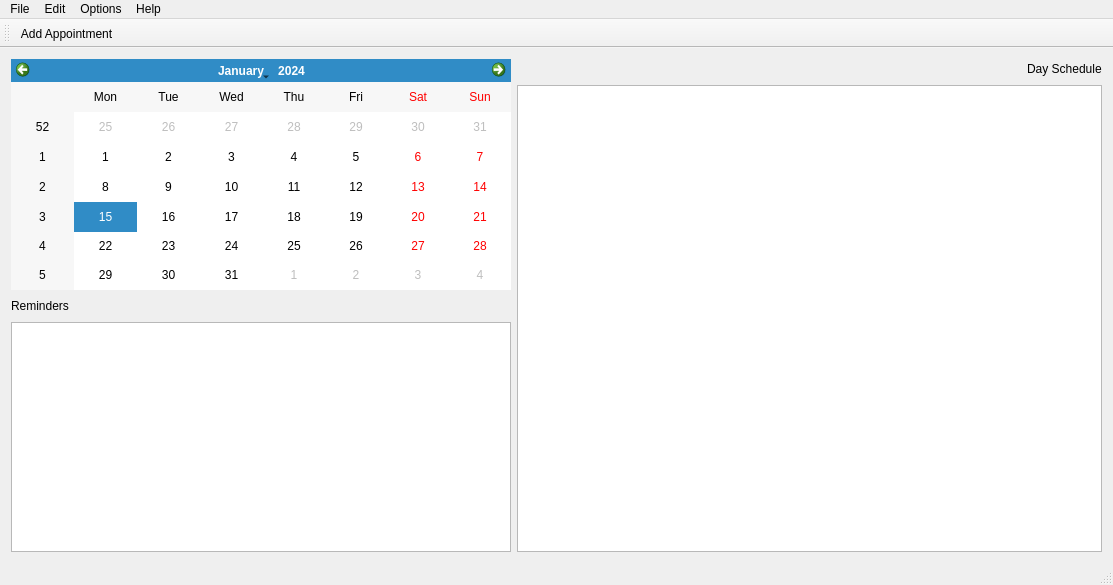
<?xml version="1.0" encoding="UTF-8"?>
<ui version="4.0">
 <class>MainWindow</class>
 <widget class="QMainWindow" name="MainWindow">
  <property name="geometry">
   <rect>
    <x>0</x>
    <y>0</y>
    <width>1113</width>
    <height>585</height>
   </rect>
  </property>
  <property name="windowTitle">
   <string>MainWindow</string>
  </property>
  <widget class="QWidget" name="centralWidget">
   <layout class="QFormLayout" name="formLayout">
    <item row="0" column="0">
     <layout class="QVBoxLayout" name="verticalLayout_2">
      <item>
       <widget class="QCalendarWidget" name="calendarWidget"/>
      </item>
      <item>
       <layout class="QHBoxLayout" name="horizontalLayout_2">
        <item>
         <widget class="QLabel" name="label_2">
          <property name="text">
           <string>Reminders</string>
          </property>
         </widget>
        </item>
        <item>
         <spacer name="horizontalSpacer_2">
          <property name="orientation">
           <enum>Qt::Horizontal</enum>
          </property>
          <property name="sizeHint" stdset="0">
           <size>
            <width>40</width>
            <height>20</height>
           </size>
          </property>
         </spacer>
        </item>
       </layout>
      </item>
      <item>
       <widget class="QTableView" name="tableViewReminders">
        <property name="minimumSize">
         <size>
          <width>500</width>
          <height>0</height>
         </size>
        </property>
        <property name="showGrid">
         <bool>false</bool>
        </property>
        <property name="gridStyle">
         <enum>Qt::NoPen</enum>
        </property>
        <property name="cornerButtonEnabled">
         <bool>false</bool>
        </property>
        <attribute name="horizontalHeaderVisible">
         <bool>false</bool>
        </attribute>
        <attribute name="horizontalHeaderHighlightSections">
         <bool>false</bool>
        </attribute>
        <attribute name="verticalHeaderVisible">
         <bool>false</bool>
        </attribute>
        <attribute name="verticalHeaderCascadingSectionResizes">
         <bool>false</bool>
        </attribute>
        <attribute name="verticalHeaderHighlightSections">
         <bool>false</bool>
        </attribute>
       </widget>
      </item>
     </layout>
    </item>
    <item row="0" column="1">
     <layout class="QVBoxLayout" name="verticalLayout">
      <item>
       <layout class="QHBoxLayout" name="horizontalLayout">
        <item>
         <spacer name="horizontalSpacer">
          <property name="orientation">
           <enum>Qt::Horizontal</enum>
          </property>
          <property name="sizeHint" stdset="0">
           <size>
            <width>40</width>
            <height>20</height>
           </size>
          </property>
         </spacer>
        </item>
        <item>
         <widget class="QLabel" name="labelSchedule">
          <property name="text">
           <string>Day Schedule</string>
          </property>
         </widget>
        </item>
       </layout>
      </item>
      <item>
       <widget class="QTableView" name="tableView">
        <property name="sizePolicy">
         <sizepolicy hsizetype="Expanding" vsizetype="Expanding">
          <horstretch>0</horstretch>
          <verstretch>0</verstretch>
         </sizepolicy>
        </property>
        <property name="minimumSize">
         <size>
          <width>0</width>
          <height>0</height>
         </size>
        </property>
        <property name="frameShape">
         <enum>QFrame::StyledPanel</enum>
        </property>
        <property name="frameShadow">
         <enum>QFrame::Sunken</enum>
        </property>
        <property name="lineWidth">
         <number>0</number>
        </property>
        <property name="showGrid">
         <bool>false</bool>
        </property>
        <property name="gridStyle">
         <enum>Qt::NoPen</enum>
        </property>
        <property name="sortingEnabled">
         <bool>false</bool>
        </property>
        <attribute name="horizontalHeaderVisible">
         <bool>false</bool>
        </attribute>
        <attribute name="horizontalHeaderHighlightSections">
         <bool>false</bool>
        </attribute>
        <attribute name="verticalHeaderVisible">
         <bool>false</bool>
        </attribute>
        <attribute name="verticalHeaderHighlightSections">
         <bool>false</bool>
        </attribute>
       </widget>
      </item>
     </layout>
    </item>
   </layout>
  </widget>
  <widget class="QMenuBar" name="menuBar">
   <property name="geometry">
    <rect>
     <x>0</x>
     <y>0</y>
     <width>1113</width>
     <height>29</height>
    </rect>
   </property>
   <widget class="QMenu" name="menuFile">
    <property name="title">
     <string>File</string>
    </property>
    <addaction name="actionExit"/>
   </widget>
   <widget class="QMenu" name="menuEdit">
    <property name="title">
     <string>Edit</string>
    </property>
    <addaction name="actionAdd_Appointment"/>
    <addaction name="actionDelete_All"/>
   </widget>
   <widget class="QMenu" name="menuOptions">
    <property name="title">
     <string>Options</string>
    </property>
    <addaction name="actionNotifications"/>
    <addaction name="actionCalendar_Grid"/>
    <addaction name="actionCalendar_Weeks"/>
   </widget>
   <widget class="QMenu" name="menuHelp">
    <property name="title">
     <string>Help</string>
    </property>
    <addaction name="actionAbout"/>
   </widget>
   <addaction name="menuFile"/>
   <addaction name="menuEdit"/>
   <addaction name="menuOptions"/>
   <addaction name="menuHelp"/>
  </widget>
  <widget class="QToolBar" name="mainToolBar">
   <attribute name="toolBarArea">
    <enum>TopToolBarArea</enum>
   </attribute>
   <attribute name="toolBarBreak">
    <bool>false</bool>
   </attribute>
   <addaction name="actionAdd_Appointment"/>
  </widget>
  <widget class="QStatusBar" name="statusBar"/>
  <action name="actionExit">
   <property name="text">
    <string>Exit</string>
   </property>
  </action>
  <action name="actionAdd_Appointment">
   <property name="icon">
    <iconset resource="icon_resource.qrc">
     <normaloff>:/new/icon/icons/add.svg</normaloff>:/new/icon/icons/add.svg</iconset>
   </property>
   <property name="text">
    <string>Add Appointment</string>
   </property>
  </action>
  <action name="actionNotifications">
   <property name="checkable">
    <bool>true</bool>
   </property>
   <property name="text">
    <string>Notifications</string>
   </property>
  </action>
  <action name="actionAbout">
   <property name="text">
    <string>About</string>
   </property>
  </action>
  <action name="actionDelete_All">
   <property name="text">
    <string>Delete All</string>
   </property>
  </action>
  <action name="actionCalendar_Grid">
   <property name="checkable">
    <bool>true</bool>
   </property>
   <property name="text">
    <string>Calendar Grid</string>
   </property>
  </action>
  <action name="actionCalendar_Weeks">
   <property name="checkable">
    <bool>true</bool>
   </property>
   <property name="text">
    <string>Calendar Weeks</string>
   </property>
  </action>
 </widget>
 <layoutdefault spacing="6" margin="11"/>
 <resources>
  <include location="icon_resource.qrc"/>
 </resources>
 <connections/>
</ui>
